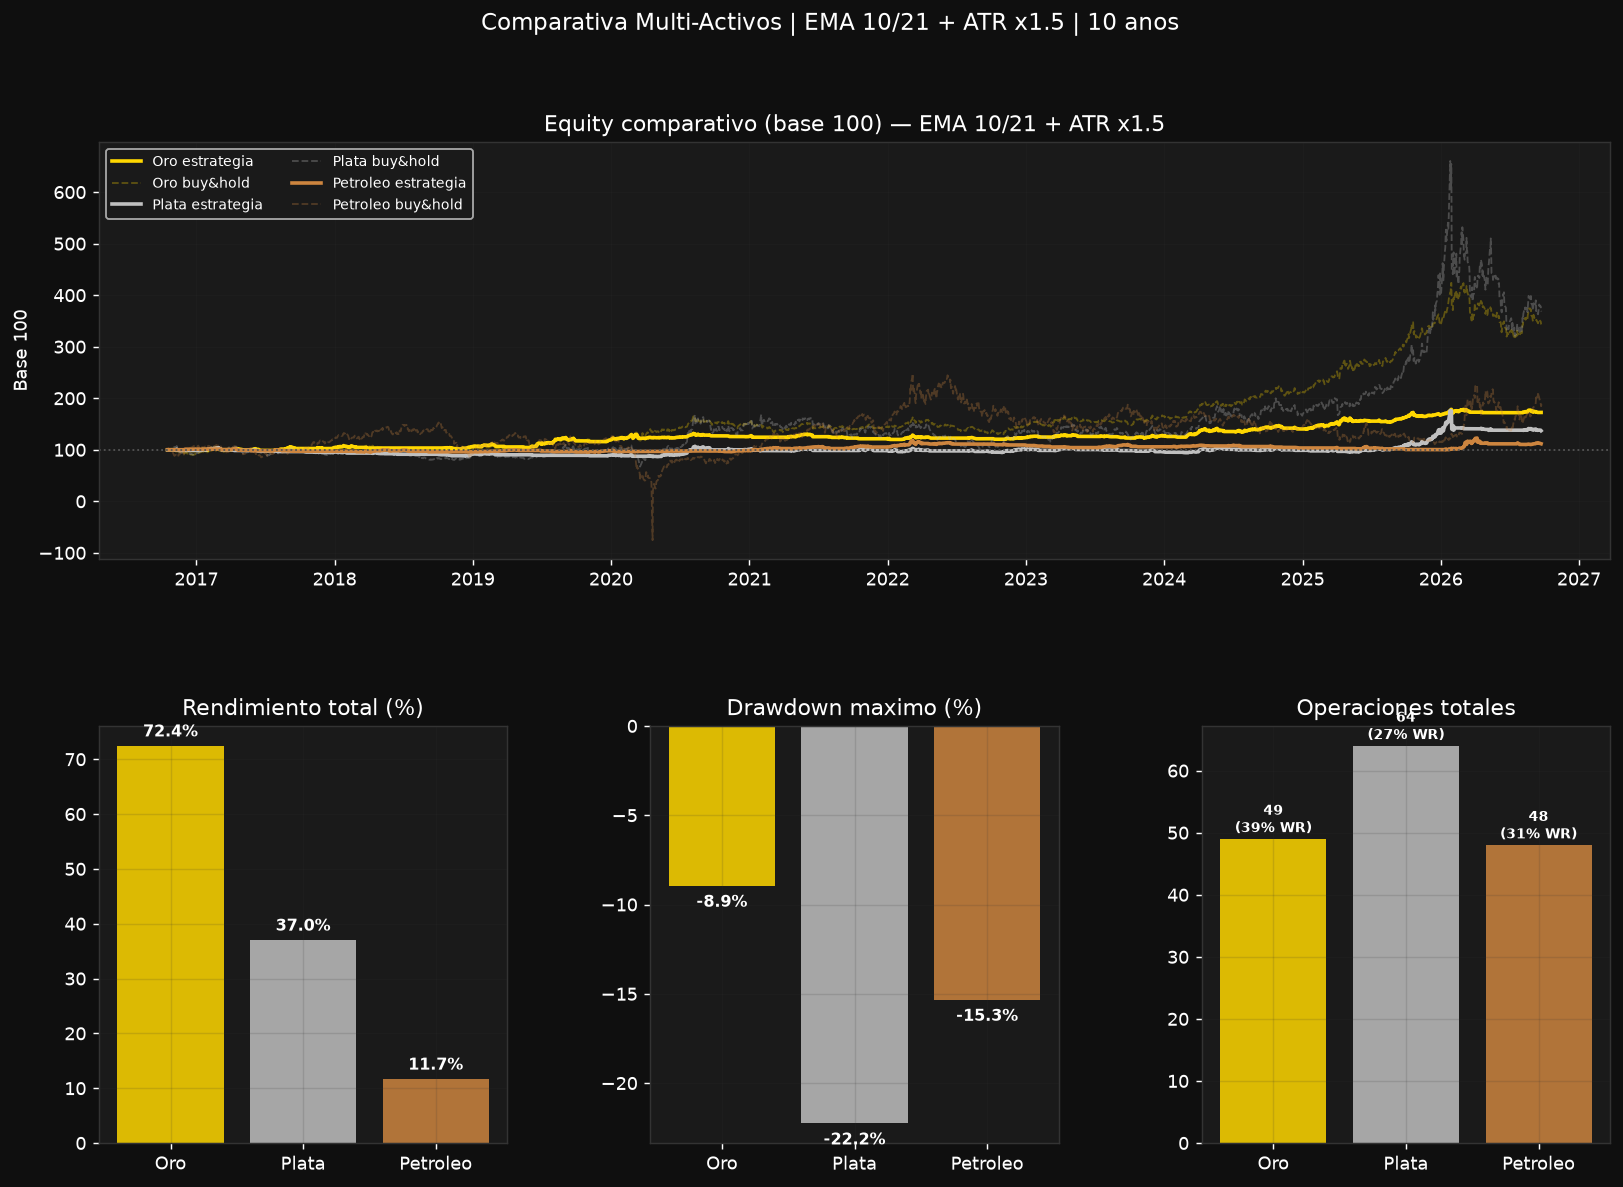

Write the Python code that produced this figure.
# -*- coding: utf-8 -*-
"""
Multi Activos - Estrategia EMA 10/21 + ATR x1.5
=================================================
Corre el backtest optimizado sobre tres activos en paralelo:
  - Oro      (GC=F)
  - Plata    (SI=F)
  - Petroleo (CL=F)

Requisitos:
  pip install yfinance pandas numpy matplotlib
"""

import numpy as np
import pandas as pd
import yfinance as yf
import matplotlib.pyplot as plt
import matplotlib.gridspec as gridspec
import warnings
warnings.filterwarnings("ignore")

# ----------------------------------------------------------------------
# CONFIGURACION
# ----------------------------------------------------------------------
ACTIVOS = {
    "Oro":      {"ticker": "GC=F", "color": "#FFD700"},
    "Plata":    {"ticker": "SI=F", "color": "#C0C0C0"},
    "Petroleo": {"ticker": "CL=F", "color": "#CD853F"},
}

ANIOS            = 10
CAPITAL_INICIAL  = 100_000
RIESGO_POR_TRADE = 0.01
EMA_R            = 10
EMA_L            = 21
ATR_PERIODO      = 14
ATR_MULT_STOP    = 1.5
COMISION         = 0.0005
SLIPPAGE         = 0.0003
RSI_PERIODO      = 14


def descargar(ticker, anios):
    df = yf.download(ticker, period=f"{anios}y", interval="1d",
                     auto_adjust=True, progress=False)
    if df.empty:
        return None
    if isinstance(df.columns, pd.MultiIndex):
        df.columns = df.columns.get_level_values(0)
    return df[["Open", "High", "Low", "Close"]].dropna()


def indicadores(df):
    df = df.copy()
    df["EMA_R"] = df["Close"].ewm(span=EMA_R, adjust=False).mean()
    df["EMA_L"] = df["Close"].ewm(span=EMA_L, adjust=False).mean()
    df["compra"] = (df["EMA_R"] > df["EMA_L"]) & (df["EMA_R"].shift() <= df["EMA_L"].shift())
    df["venta"]  = (df["EMA_R"] < df["EMA_L"]) & (df["EMA_R"].shift() >= df["EMA_L"].shift())
    hl = df["High"] - df["Low"]
    hc = (df["High"] - df["Close"].shift()).abs()
    lc = (df["Low"]  - df["Close"].shift()).abs()
    df["ATR"] = pd.concat([hl, hc, lc], axis=1).max(axis=1).rolling(ATR_PERIODO).mean()
    delta = df["Close"].diff()
    gain  = delta.clip(lower=0).rolling(RSI_PERIODO).mean()
    loss  = (-delta.clip(upper=0)).rolling(RSI_PERIODO).mean()
    rs    = gain / loss.replace(0, np.nan)
    df["RSI"] = 100 - (100 / (1 + rs))
    return df.dropna()


def backtest(df):
    capital = CAPITAL_INICIAL
    en_pos  = False
    uni = ent = stop = 0.0
    equity, trades = [], []

    for i in range(len(df) - 1):
        hoy     = df.iloc[i]
        maniana = df.iloc[i + 1]

        if en_pos:
            salida = None
            if hoy["Low"] <= stop:
                salida = stop * (1 - SLIPPAGE)
            elif hoy["venta"]:
                salida = maniana["Open"] * (1 - SLIPPAGE)
            if salida:
                pnl = uni * (salida - ent) - uni * salida * COMISION
                capital += pnl
                trades.append(pnl)
                en_pos = False

        if not en_pos and hoy["compra"]:
            ent  = maniana["Open"] * (1 + SLIPPAGE)
            dist = ATR_MULT_STOP * hoy["ATR"]
            if dist <= 0:
                continue
            stop = ent - dist
            uni  = min((capital * RIESGO_POR_TRADE) / dist, capital / ent)
            capital -= uni * ent * COMISION
            en_pos = True

        valor = capital + (uni * (hoy["Close"] - ent) if en_pos else 0)
        equity.append(valor)

    eq   = pd.Series(equity, index=df.index[:len(equity)])
    rend = eq.iloc[-1] / CAPITAL_INICIAL - 1
    n    = (eq.index[-1] - eq.index[0]).days / 365.25
    cagr = (eq.iloc[-1] / CAPITAL_INICIAL) ** (1 / n) - 1 if n > 0 else 0
    dd   = (eq / eq.cummax() - 1).min()
    ops  = len(trades)
    gan  = [p for p in trades if p > 0]
    per  = [p for p in trades if p <= 0]
    wr   = len(gan) / ops if ops > 0 else 0
    pf   = sum(gan) / abs(sum(per)) if gan and per else 0

    return eq, {"rendimiento": rend, "cagr": cagr, "drawdown": dd,
                "operaciones": ops, "win_rate": wr, "profit_factor": pf}


def graficar(resultados):
    fig = plt.figure(figsize=(15, 10))
    fig.patch.set_facecolor("#0f0f0f")
    gs = gridspec.GridSpec(2, 3, figure=fig, hspace=0.4, wspace=0.35)

    ax_equity = fig.add_subplot(gs[0, :])
    ax_rend   = fig.add_subplot(gs[1, 0])
    ax_dd     = fig.add_subplot(gs[1, 1])
    ax_ops    = fig.add_subplot(gs[1, 2])

    for ax in [ax_equity, ax_rend, ax_dd, ax_ops]:
        ax.set_facecolor("#1a1a1a")
        ax.tick_params(colors="white")
        ax.xaxis.label.set_color("white")
        ax.yaxis.label.set_color("white")
        ax.title.set_color("white")
        for spine in ax.spines.values():
            spine.set_edgecolor("#333333")
        ax.grid(alpha=0.15, color="#333333")

    nombres = []
    rends   = []
    dds     = []
    ops_l   = []
    wrs     = []

    for nombre, datos in resultados.items():
        eq    = datos["equity"]
        m     = datos["metricas"]
        color = datos["color"]
        bh    = datos["bh"]

        eq_norm = eq / CAPITAL_INICIAL * 100
        bh_norm = bh / CAPITAL_INICIAL * 100

        ax_equity.plot(eq_norm.index, eq_norm.values,
                       label=f"{nombre} estrategia",
                       linewidth=2, color=color)
        ax_equity.plot(bh_norm.index, bh_norm.values,
                       linewidth=1, alpha=0.3, color=color,
                       linestyle="--", label=f"{nombre} buy&hold")

        nombres.append(nombre)
        rends.append(m["rendimiento"] * 100)
        dds.append(m["drawdown"] * 100)
        ops_l.append(m["operaciones"])
        wrs.append(m["win_rate"] * 100)

    ax_equity.axhline(100, color="#555555", linewidth=1, linestyle=":")
    ax_equity.set_title(f"Equity comparativo (base 100) — EMA {EMA_R}/{EMA_L} + ATR x{ATR_MULT_STOP}",
                        fontsize=12)
    ax_equity.set_ylabel("Base 100")
    ax_equity.legend(facecolor="#1a1a1a", labelcolor="white", fontsize=8, ncol=2)

    colores = [resultados[n]["color"] for n in nombres]

    bars = ax_rend.bar(nombres, rends, color=colores, alpha=0.85)
    ax_rend.set_title("Rendimiento total (%)")
    for bar, val in zip(bars, rends):
        ax_rend.text(bar.get_x() + bar.get_width()/2,
                     bar.get_height() + 1 if val >= 0 else bar.get_height() - 3,
                     f"{val:.1f}%", ha="center", va="bottom",
                     color="white", fontsize=9, fontweight="bold")

    bars2 = ax_dd.bar(nombres, dds, color=colores, alpha=0.85)
    ax_dd.set_title("Drawdown maximo (%)")
    for bar, val in zip(bars2, dds):
        ax_dd.text(bar.get_x() + bar.get_width()/2, val - 0.5,
                   f"{val:.1f}%", ha="center", va="top",
                   color="white", fontsize=9, fontweight="bold")

    bars3 = ax_ops.bar(nombres, ops_l, color=colores, alpha=0.85)
    ax_ops.set_title("Operaciones totales")
    for bar, val, wr in zip(bars3, ops_l, wrs):
        ax_ops.text(bar.get_x() + bar.get_width()/2, bar.get_height() + 0.3,
                    f"{val}\n({wr:.0f}% WR)", ha="center", va="bottom",
                    color="white", fontsize=8, fontweight="bold")

    fig.suptitle(f"Comparativa Multi-Activos | EMA {EMA_R}/{EMA_L} + ATR x{ATR_MULT_STOP} | {ANIOS} anos",
                 color="white", fontsize=13, y=0.98)
    fig.tight_layout()
    fig.savefig("multi_activos.png", dpi=130, bbox_inches="tight", facecolor="#0f0f0f")
    print("Grafica guardada en multi_activos.png")
    plt.show()


if __name__ == "__main__":
    print("=" * 55)
    print(f"  MULTI ACTIVOS | EMA {EMA_R}/{EMA_L} + ATR x{ATR_MULT_STOP} | {ANIOS} anos")
    print("=" * 55)

    resultados = {}

    for nombre, cfg in ACTIVOS.items():
        ticker = cfg["ticker"]
        print(f"\nDescargando {nombre} ({ticker})...")
        df = descargar(ticker, ANIOS)
        if df is None:
            print(f"  ERROR: no se pudieron descargar datos de {ticker}")
            continue
        print(f"  {len(df)} velas, de {df.index[0].date()} a {df.index[-1].date()}")
        df = indicadores(df)
        eq, m = backtest(df)
        bh = CAPITAL_INICIAL * df["Close"] / df["Close"].iloc[0]

        resultados[nombre] = {
            "equity": eq, "metricas": m,
            "color": cfg["color"], "bh": bh
        }

        print(f"  Rendimiento:   {m['rendimiento']:+.1%}")
        print(f"  CAGR:          {m['cagr']:+.1%}")
        print(f"  Drawdown max:  {m['drawdown']:.1%}")
        print(f"  Operaciones:   {m['operaciones']}")
        print(f"  Win rate:      {m['win_rate']:.0%}")
        print(f"  Profit factor: {m['profit_factor']:.2f}")

    if resultados:
        print("\n" + "=" * 55)
        print("  RANKING POR RENDIMIENTO")
        print("=" * 55)
        ranking = sorted(resultados.items(),
                         key=lambda x: x[1]["metricas"]["rendimiento"],
                         reverse=True)
        for i, (nombre, datos) in enumerate(ranking):
            m = datos["metricas"]
            print(f"  #{i+1} {nombre}: {m['rendimiento']:+.1%} | "
                  f"CAGR {m['cagr']:+.1%} | DD {m['drawdown']:.1%} | "
                  f"WR {m['win_rate']:.0%}")
        graficar(resultados)
